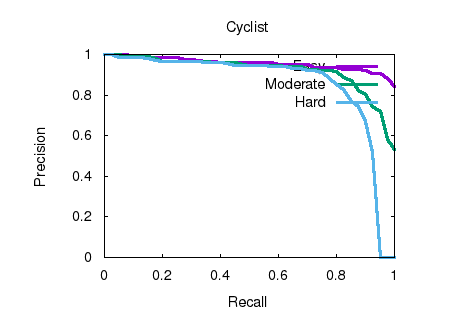

This chart was generated by the following gnuplot code:
set term postscript eps enhanced color font "Helvetica" 20
set output "cyclist_detection_BEV_AP.eps"
set size ratio 0.7
set xrange [0:1]
set yrange [0:1]
set xlabel "Recall"
set ylabel "Precision"
set title "Cyclist"
plot "cyclist_detection_BEV_AP.txt" using 1:2 title 'Easy' with lines ls 1 lw 5,"cyclist_detection_BEV_AP.txt" using 1:3 title 'Moderate' with lines ls 2 lw 5,"cyclist_detection_BEV_AP.txt" using 1:4 title 'Hard' with lines ls 3 lw 5